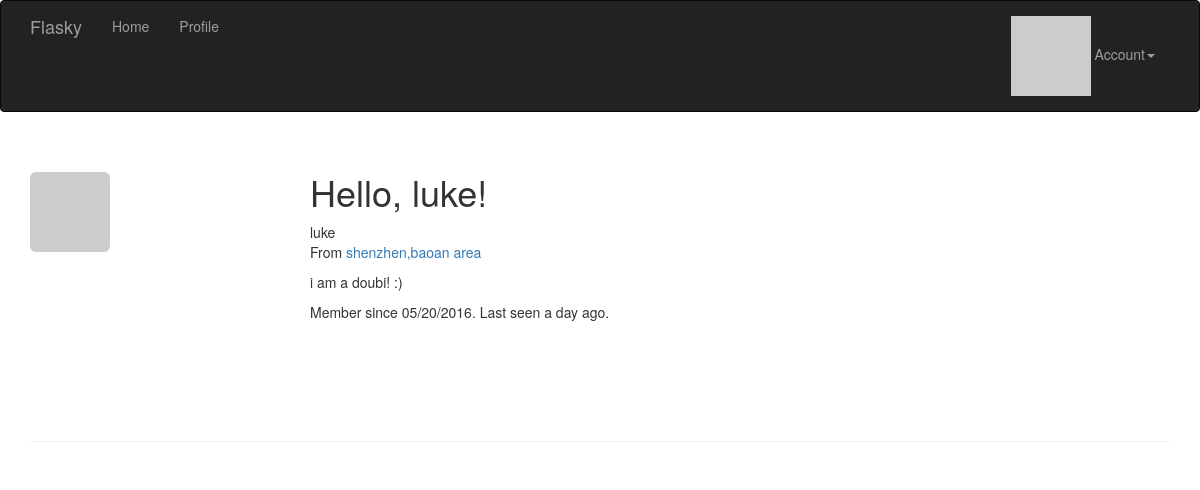
The app's page /user/Luke (signed in) with its own data.
### app/models.py (models this page shows, shortened)
class User(UserMixin, db.Model):
    __tablename__ = 'users'
    id = db.Column(db.Integer, primary_key=True)
    email = db.Column(db.String(64), unique=True, index=True)
    username = db.Column(db.String(64), unique=True, index=True)
    role_id = db.Column(db.Integer, db.ForeignKey('roles.id'))
    password_hash = db.Column(db.String(128))
    confirmed = db.Column(db.Boolean, default=False)
    name = db.Column(db.String(64))
    location = db.Column(db.String(64))
    about_me = db.Column(db.Text())
    member_since = db.Column(db.DateTime(), default=datetime.utcnow)
    last_seen = db.Column(db.DateTime(), default=datetime.utcnow)
    avatar_hash = db.Column(db.String(32))
    posts = db.relationship('Post', backref='author', lazy='dynamic')
    @property
    def password(self):
        raise AttributeError('password is not a readable attribute')
    def can(self, perssions):
        return self.role is not None and \
            (self.role.perssions & perssions) == perssions
    def is_administrator(self):
        return self.can(Perssion.ADMINISTER)
    def ping(self):
        self.last_seen = datetime.utcnow()
        db.session.add(self)
    def gravatar(self, size=256, default="identicon", rating="g"):
        if request.is_secure:
            url = 'https://secure.gravatar.com/avatar'
        else:
            url = 'http://www.gravatar.com/avatar'
        hash = self.avatar_hash or hashlib.md5(
                self.email.encode('utf-8')).hexdigest()
        return '{url}/{hash}?s={size}&d={default}&r={rating}'.format(
                url=url, hash=hash, size=size, default=default, rating=rating)

### app/main/views.py (the view)
@main.route('/user/<username>')
def user(username):
    user = User.query.filter_by(username=username).first()
    if user is None:
        abort(404)
    return render_template('user.html', user=user)

### app/auth/views.py (called while the page is built)
@auth.before_app_request
def before_request():
    if current_user.is_authenticated:
        current_user.ping()
        if not current_user.confirmed \
               and request.endpoint[:5] != 'auth.' \
               and request.endpoint != 'static':
            return redirect(url_for('auth.unconfirmed'))

### app/main/__init__.py (called while the page is built)
@main.app_context_processor
def inject_perssions():
    return dict(Perssion=Perssion)

### app/models.py (called while the page is built)
@login_manager.user_loader
def load_user(user_id):
    return User.query.get(int(user_id))

### app/templates/user.html (shortened to what this page needs)
{% extends "base.html" %}
{% block page_content %}
<div class="page-header">
  <img class="img-rounded profile-thumbnail" src="{{ user.gravatar(size=256) }}">
  <div class="profile-header">
    <h1>Hello, {{ user.name }}!</h1>
    {% if user.name or user.location %}
    <p>
      {% if user.name %}
        {{ user.name }}
      {% endif %}
      <br >
      {% if user.location %}
         From <a href="http://maps.baidu.com/?q={{ user.username }}">{{ user.location }}</a>
      {% endif %}
    </p>
    {% endif %}
    {% if user.about_me %}<p>{{ user.about_me }}</p>{% endif %}
    <p>
      Member since {{ moment(user.member_since).format('L') }}.
      Last seen {{ moment(user.last_seen).fromNow() }}.
    </p>
  </div>
</div>
{% endblock %}

### app/static/css/styles.css (style rules this page uses)
.profile-thumbnail { position: absolute; }
.profile-header { min-height: 260px; margin-left: 280px; }

### records on screen
User: name "luke", location "shenzhen,baoan area", about_me "i am a doubi! :)", member_since "05/20/2016", last_seen "a day ago"
